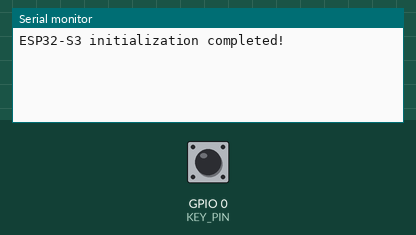
Simulated run of this sketch. Board: ESP32-S3. Shown: the last lines printed to the serial monitor. Inputs (shaded band) come from the test bench; at power-on: GPIO 0 (KEY_PIN) HIGH.

Above: at 1.2 s.
1.3 s: GPIO 0 (KEY_PIN) pulled LOW for 0.15 s
At 2.1 s:
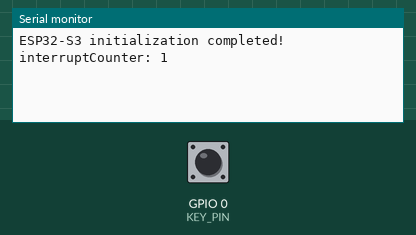
2.9 s: GPIO 0 (KEY_PIN) pulled LOW for 1 s
At 3.3 s:
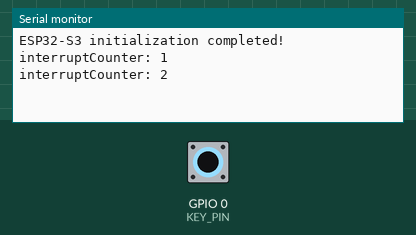
5.4 s: GPIO 0 (KEY_PIN) pulled LOW for 0.15 s
At 6.4 s:
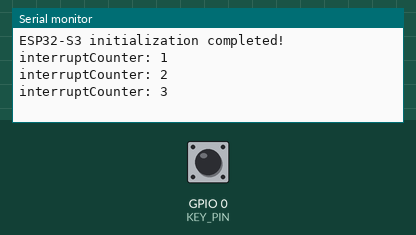

Measured:
- after the input at 1.3 s, the serial monitor: prints a new line at once (image 1)
- after the input at 2.9 s, the serial monitor: prints a new line at once (image 2)
- after the input at 5.4 s, the serial monitor: prints a new line at once (image 3)

The sketch:

Sketch_04.1_Button_Interrupt_UART.ino
```cpp
/*
* @ File:   Sketch_04.1_Button_Interrupt_UART.ino
* @ Author: [Eason Shen]
* @ Date:   [2026-05-14]
*/

#include <Arduino.h>

#define KEY_PIN 0
volatile int interruptCounter = 0;
int lastValue = 0;
portMUX_TYPE mux = portMUX_INITIALIZER_UNLOCKED;

void buttonInit(void) {
  pinMode(KEY_PIN, INPUT_PULLUP);
  attachInterrupt(digitalPinToInterrupt(KEY_PIN), handleInterrupt, FALLING);
}

void delayDebounce(unsigned int delayTime) {
  unsigned int i = delayTime;
  while (--i > 0) {
    if (digitalRead(KEY_PIN) == HIGH) {
      return;
    }
  }
}

void handleInterrupt(void) {
  portENTER_CRITICAL_ISR(&mux);
  interruptCounter++;
  delayDebounce(20);
  portEXIT_CRITICAL_ISR(&mux);
}

void setup() {
  Serial.begin(115200);
  while(!Serial);
  buttonInit();
  Serial.println("ESP32-S3 initialization completed!");
}

void loop() {
  if (interruptCounter != lastValue) {
    Serial.printf("interruptCounter: %d\r\n", interruptCounter);
    lastValue = interruptCounter;
  }
}
```
